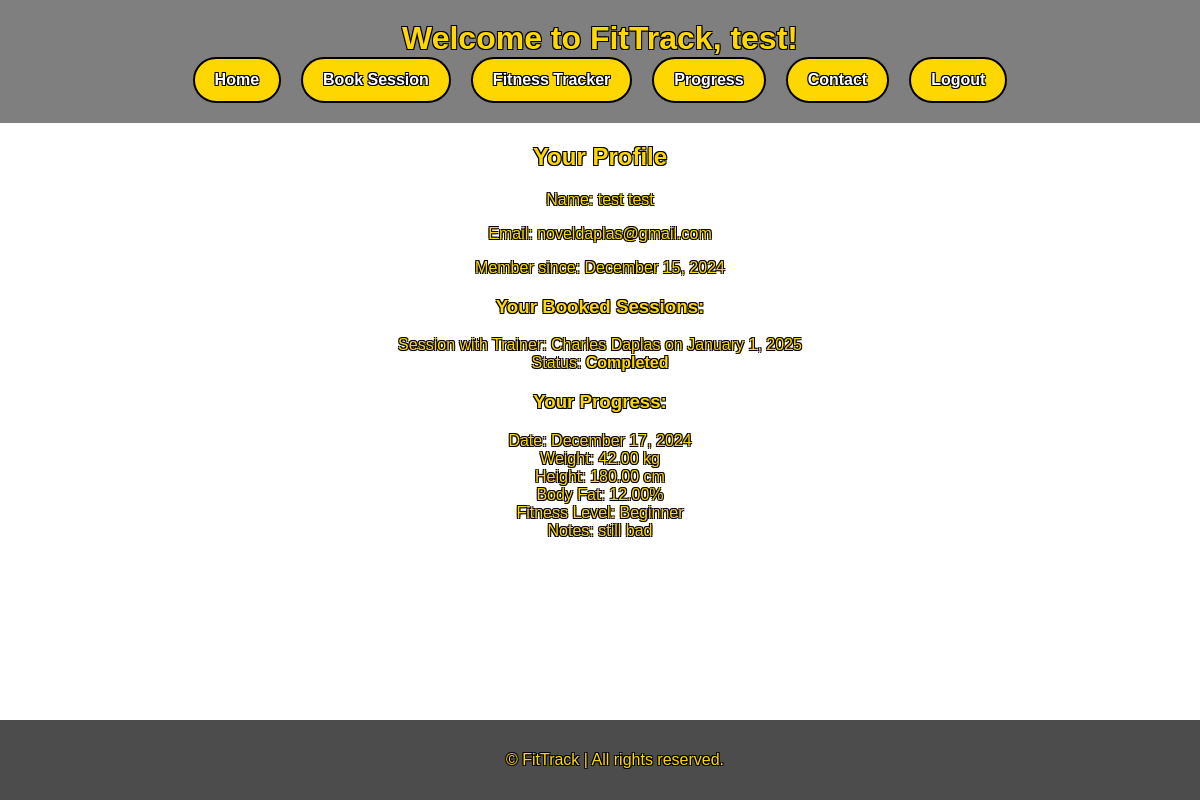
The page /dashboard.php (signed in) on the database its author committed.
### tables this page shows
CREATE TABLE `users` (
  `id` int(11) NOT NULL,
  `username` varchar(255) NOT NULL,
  `email` varchar(255) NOT NULL,
  `password` varchar(255) NOT NULL,
  `first_name` varchar(255) NOT NULL,
  `last_name` varchar(255) NOT NULL,
  `created_at` timestamp NOT NULL DEFAULT current_timestamp(),
  `updated_at` timestamp NOT NULL DEFAULT current_timestamp() ON UPDATE current_timestamp(),
  `reset_token` varchar(255) DEFAULT NULL,
  `reset_token_expiry` int(11) DEFAULT NULL,
  `verification_token` varchar(255) DEFAULT NULL,
  `verified` tinyint(1) DEFAULT 0,
  `role` enum('user','trainer') NOT NULL DEFAULT 'user'
);

CREATE TABLE `booked_sessions` (
  `booking_id` int(11) NOT NULL,
  `user_id` int(11) NOT NULL,
  `trainer_id` int(11) NOT NULL,
  `session_date` datetime NOT NULL,
  `status` enum('completed','cancelled','pending') DEFAULT NULL
);

CREATE TABLE `trainers` (
  `trainer_id` int(11) NOT NULL,
  `first_name` varchar(255) NOT NULL,
  `last_name` varchar(255) NOT NULL,
  `specialization` varchar(255) NOT NULL,
  `experience` text NOT NULL,
  `about_me` text NOT NULL,
  `profile_image` varchar(255) DEFAULT NULL,
  `created_at` timestamp NOT NULL DEFAULT current_timestamp(),
  `updated_at` timestamp NOT NULL DEFAULT current_timestamp() ON UPDATE current_timestamp(),
  `email` varchar(255) NOT NULL
);

CREATE TABLE `progress` (
  `progress_id` int(11) NOT NULL,
  `user_id` int(11) NOT NULL,
  `date` date NOT NULL,
  `weight` decimal(5,2) DEFAULT NULL,
  `height` decimal(5,2) DEFAULT NULL,
  `body_fat_percentage` decimal(5,2) DEFAULT NULL,
  `fitness_level` varchar(255) DEFAULT NULL,
  `notes` text DEFAULT NULL,
  `created_at` timestamp NOT NULL DEFAULT current_timestamp(),
  `updated_at` timestamp NOT NULL DEFAULT current_timestamp() ON UPDATE current_timestamp()
);

### dashboard.php (the view, shortened to what this page needs)
<?php
include('db.php');
$user_id = $_SESSION['user_id'];
$query = "SELECT * FROM users WHERE id = '$user_id'";
$result = mysqli_query($conn, $query);
$user = mysqli_fetch_assoc($result);
?>
<!DOCTYPE html>
<html lang="en">
<head>
    <link rel="stylesheet" href="styles.css">
</head>
<body>
    <header>
        <h1>Welcome to FitTrack, <?php echo htmlspecialchars($user['first_name']); ?>!</h1>
        <nav>
            <ul>
                <li><a href="user_home.php" class="nav-btn">Home</a></li>
                <li><a href="book_session.php" class="nav-btn">Book Session</a></li>
                <li><a href="fitness_tracker.php" class="nav-btn">Fitness Tracker</a></li>
                <li><a href="progress.php" class="nav-btn">Progress</a></li>
                <li><a href="contact.php" class="nav-btn">Contact</a></li>
                <li><a href="logout.php" class="nav-btn">Logout</a></li>
            </ul>
        </nav>
    </header>
    <section id="dashboard">
        <h2>Your Profile</h2>
        <p>Name: <?php echo htmlspecialchars($user['first_name'] . ' ' . $user['last_name']); ?></p>
        <p>Email: <?php echo htmlspecialchars($user['email']); ?></p>
        <p>Member since: <?php echo date('F j, Y', strtotime($user['created_at'])); ?></p>
        <h3>Your Booked Sessions:</h3>
        <?php
        $booking_query = "SELECT bs.session_date, bs.status, t.first_name, t.last_name
            FROM booked_sessions AS bs
            JOIN trainers AS t ON bs.trainer_id = t.trainer_id
            WHERE bs.user_id = '$user_id'";
        $booking_result = mysqli_query($conn, $booking_query);
        if (mysqli_num_rows($booking_result) > 0) {
            echo "<ul>";
            while ($booking = mysqli_fetch_assoc($booking_result)) {
                $trainer_name = htmlspecialchars($booking['first_name'] . ' ' . $booking['last_name']);
                $status = htmlspecialchars(ucfirst($booking['status']));
                echo "<li>
                    Session with Trainer: $trainer_name on " . date('F j, Y', strtotime($booking['session_date'])) . "<br>
                    Status: <strong>$status</strong>
                </li>";
            }
            echo "</ul>";
        } else {
            echo "<p>No bookings yet.</p>";
        }
        ?>
        <h3>Your Progress:</h3>
        <?php
        $progress_query = "SELECT * FROM progress WHERE user_id = '$user_id' ORDER BY date DESC";
        $progress_result = mysqli_query($conn, $progress_query);
        if (mysqli_num_rows($progress_result) > 0) {
            echo "<ul>";
            while ($progress = mysqli_fetch_assoc($progress_result)) {
                echo "<li>";
                echo "Date: " . date('F j, Y', strtotime($progress['date'])) . "<br>";
                echo "Weight: " . htmlspecialchars($progress['weight']) . " kg<br>";
                echo "Height: " . htmlspecialchars($progress['height']) . " cm<br>";
                echo "Body Fat: " . htmlspecialchars($progress['body_fat_percentage']) . "%<br>";
                echo "Fitness Level: " . htmlspecialchars($progress['fitness_level']) . "<br>";
                echo "Notes: " . htmlspecialchars($progress['notes']) . "<br>";
                echo "</li>";
            }
            echo "</ul>";
        } else {
            echo "<p>No progress logs yet.</p>";
        }
        ?>
    </section>
    <footer>
        <p>&copy; FitTrack | All rights reserved.</p>
    </footer>
</body>
</html>

### styles.css (style rules this page uses)
html, body { height: 100%; margin: 0; padding: 0; font-family: Arial, sans-serif; overflow-x: hidden; background-image: url('images/gym.gif'); background-size: cover; background-repeat: no-repeat; background-position: center; color: #ffd700; text-align: center; text-shadow: -1px -1px 0 #000, 1px -1px 0 #000, -1px 1px 0 #000, 1px 1px 0 #000; }
body { display: flex; flex-direction: column; min-height: 100vh; margin: 0; }
header { background-color: rgba(0, 0, 0, 0.5); padding: 20px; }
header h1 { margin: 0; color: #ffd700; }
nav ul { list-style-type: none; padding: 0; display: flex; justify-content: center; gap: 20px; }
nav ul li { margin: 0; }
nav ul li a.nav-btn { display: inline-block; padding: 12px 20px; background-color: #ffd700; color: white; text-decoration: none; border-radius: 30px; font-size: 16px; font-weight: bold; text-align: center; border: 2px solid black; transition: background-color 0.3s ease, transform 0.3s ease; }
footer { background-color: rgba(0, 0, 0, 0.7); padding: 15px; text-align: center; color: #ffd700; width: 100%; margin-top: auto; position: static; }
html { scroll-behavior: smooth; }
a { color: #ffd700; text-decoration: none; font-weight: bold; transition: color 0.3s ease, transform 0.3s ease; }
ul, ol { list-style: none; padding: 0; margin: 0; }

### rows shown on the page
users: first_name "test", first_name+last_name "test test", email "noveldaplas@gmail.com", created_at "December 15, 2024"
booked_sessions: trainer.last_name "Charles Daplas", session_date "January 1, 2025", status "Completed"
progress: date "December 17, 2024", weight "42.00", height "180.00", body_fat_percentage "12.00", fitness_level "Beginner", notes "still bad"
